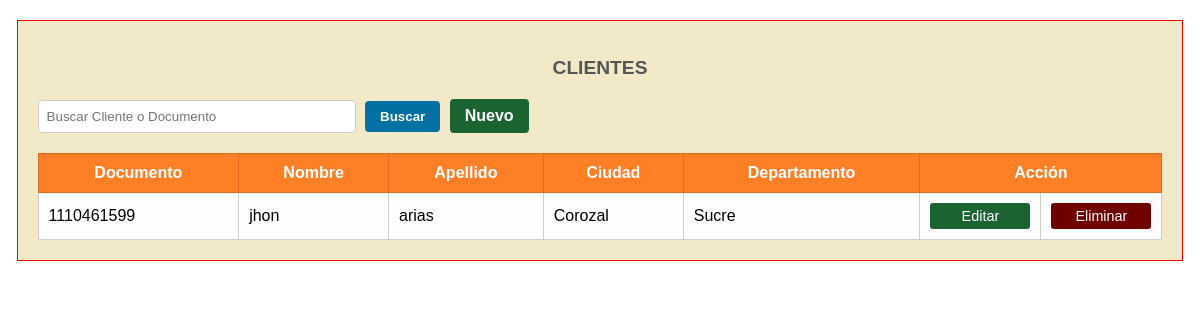
Before: / with the older database file.
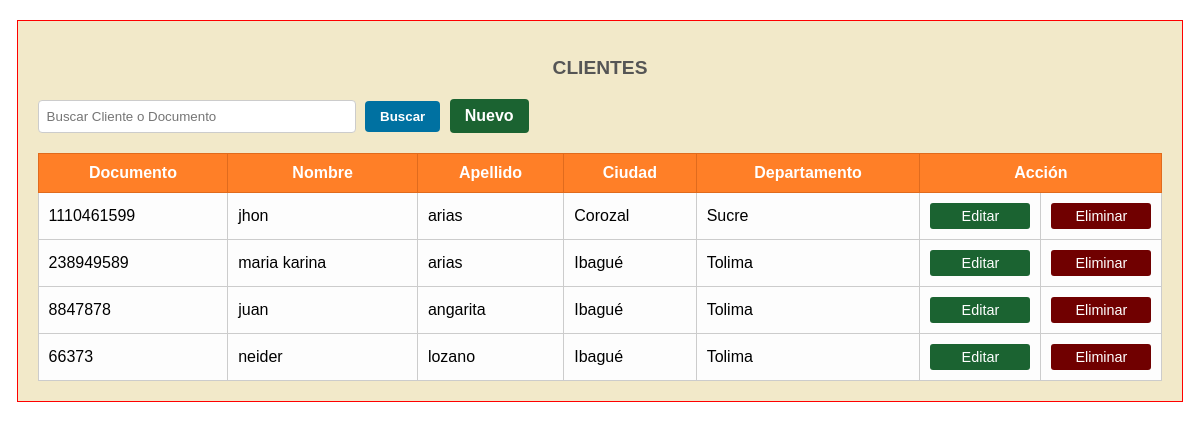
After: the same page with the newer database file.
### tables this page shows
CREATE TABLE `clientes` (
  `documento_v` int(30) NOT NULL,
  `nombre` varchar(50) NOT NULL,
  `apellido` varchar(50) NOT NULL,
  `id_ciudad` int(11) DEFAULT NULL,
  `id_g` int(11) DEFAULT NULL,
  `id_genero` int(11) DEFAULT NULL
);

CREATE TABLE `ciudad` (
  `id_ciudad` int(11) NOT NULL,
  `nombre` varchar(100) NOT NULL,
  `id_departamento` int(11) DEFAULT NULL
);

CREATE TABLE `departamento` (
  `id_departamento` int(11) NOT NULL,
  `nombre` varchar(100) NOT NULL
);

### index.php (the view, shortened to what this page needs)
<?php
include_once 'conexion.php';
$sql_base = "SELECT c.*, ciu.nombre AS ciudad, dep.nombre AS departamento
             FROM clientes c
             INNER JOIN ciudad ciu ON c.id_ciudad = ciu.id_ciudad
             INNER JOIN departamento dep ON ciu.id_departamento = dep.id_departamento";
$sentencia_select = $con->prepare($sql_base . " ORDER BY c.documento_v DESC");
$sentencia_select->execute();
$resultado = $sentencia_select->fetchAll();
?>
<!DOCTYPE html>
<html lang="es">
<head>
    <link rel="stylesheet" href="css/stylo.css">
</head>
<body>
    <div class="contenedor">
        <h2>CLIENTES</h2>
        <div class="barra__buscador">
            <form action="" class="formulario" method="post">
                <input type="text" name="buscar" placeholder="Buscar Cliente o Documento"
                value="<?php if(isset($buscar_text)) echo $buscar_text; ?>" class="input__text">
                <input type="submit" class="btn" name="btn_buscar" value="Buscar">
                <a href="insert_cliente.php" class="btn btn__nuevo">Nuevo</a>
            </form>
        </div>
        <table>
            <tr class="head">
                <td>Documento</td>
                <td>Nombre</td>
                <td>Apellido</td>
                <td>Ciudad</td>
                <td>Departamento</td>
                <td colspan="2">Acción</td>
            </tr>
            <?php foreach($resultado as $fila):?>
                <tr>
                    <td><?php echo $fila['documento_v']; ?></td>
                    <td><?php echo $fila['nombre']; ?></td>
                    <td><?php echo $fila['apellido']; ?></td>
                    <td><?php echo $fila['ciudad']; ?></td>
                    <td><?php echo $fila['departamento']; ?></td>
                    <td><a href="update_cliente.php?documento_v=<?php echo $fila['documento_v']; ?>" class="btn__update">Editar</a></td>
                    <td><a href="delete_cliente.php?documento_v=<?php echo $fila['documento_v']; ?>" class="btn__delete" onclick="return confirm('¿Estás seguro?')">Eliminar</a></td>
                </tr>
            <?php endforeach ?>
        </table>
    </div>
</body>
</html>

### css/stylo.css (style rules this page uses)
body { background-color: #fff; font-family: Arial, sans-serif; }
.contenedor { width: 95%; margin: 20px auto; background-color: #f2e9c9; padding: 20px; border: 1px solid red; }
h2 { text-align: center; color: #555; font-size: 1.2em; margin-bottom: 20px; text-transform: uppercase; }
.barra__buscador { margin-bottom: 20px; display: flex; justify-content: flex-start; }
.input__text { padding: 8px; width: 300px; border: 1px solid #ccc; border-radius: 4px; }
.btn { padding: 8px 15px; border: none; border-radius: 4px; cursor: pointer; text-decoration: none; color: white; font-weight: bold; margin-left: 5px; display: inline-block; }
input[name="btn_buscar"] { background-color: #0071a1; }
.btn__nuevo { background-color: #1b6331; }
table { width: 100%; border-collapse: collapse; background-color: #fdfdfd; }
table tr td { border: 1px solid #ccc; padding: 10px; text-align: left; }
.head { background-color: #ff7f27; color: white; font-weight: bold; text-transform: capitalize; }
.head td { text-align: center; border: 1px solid #e06b1d; }
.btn__update, .btn__delete { display: block; text-align: center; padding: 5px; color: white; text-decoration: none; border-radius: 3px; font-size: 0.9em; }
.btn__update { background-color: #1b6331; }
.btn__delete { background-color: #700000; }
td:has(.btn__update), td:has(.btn__delete) { width: 100px; }

Changed rows visible on the page:
added clientes: documento_v "238949589", nombre "maria karina", apellido "arias", id_ciudad.nombre "Ibagué", departamento.nombre "Tolima"
added clientes: documento_v "8847878", nombre "juan", apellido "angarita", id_ciudad.nombre "Ibagué", departamento.nombre "Tolima"
added clientes: documento_v "66373", nombre "neider", apellido "lozano", id_ciudad.nombre "Ibagué", departamento.nombre "Tolima"
